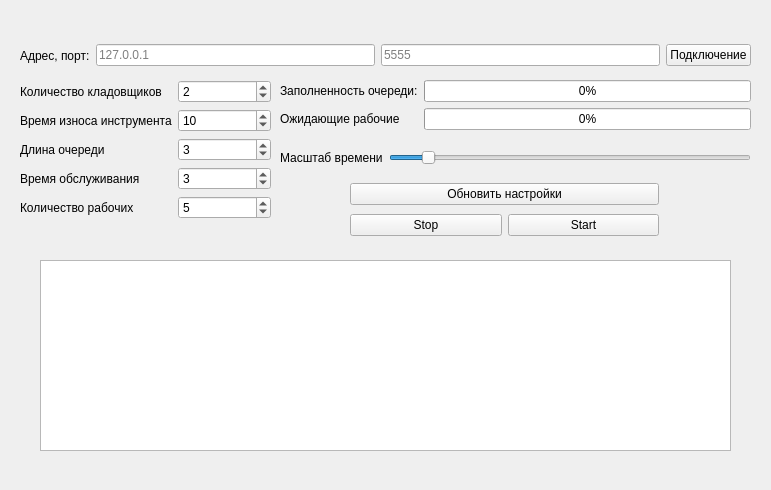
<?xml version="1.0" encoding="UTF-8"?>
<ui version="4.0">
 <class>Form</class>
 <widget class="QWidget" name="Form">
  <property name="geometry">
   <rect>
    <x>0</x>
    <y>0</y>
    <width>771</width>
    <height>490</height>
   </rect>
  </property>
  <property name="windowTitle">
   <string>Курсовая работа</string>
  </property>
  <widget class="QWidget" name="formLayoutWidget">
   <property name="geometry">
    <rect>
     <x>20</x>
     <y>80</y>
     <width>251</width>
     <height>161</height>
    </rect>
   </property>
   <layout class="QFormLayout" name="formLayout">
    <item row="0" column="1">
     <widget class="QSpinBox" name="stockmans">
      <property name="minimum">
       <number>1</number>
      </property>
      <property name="maximum">
       <number>10</number>
      </property>
      <property name="value">
       <number>2</number>
      </property>
     </widget>
    </item>
    <item row="1" column="0">
     <widget class="QLabel" name="label_2">
      <property name="text">
       <string>Время износа инструмента</string>
      </property>
     </widget>
    </item>
    <item row="1" column="1">
     <widget class="QSpinBox" name="time_of_work">
      <property name="minimum">
       <number>1</number>
      </property>
      <property name="value">
       <number>10</number>
      </property>
     </widget>
    </item>
    <item row="2" column="0">
     <widget class="QLabel" name="label_3">
      <property name="text">
       <string>Длина очереди</string>
      </property>
     </widget>
    </item>
    <item row="2" column="1">
     <widget class="QSpinBox" name="queue_length">
      <property name="minimum">
       <number>1</number>
      </property>
      <property name="value">
       <number>3</number>
      </property>
     </widget>
    </item>
    <item row="3" column="0">
     <widget class="QLabel" name="label_4">
      <property name="text">
       <string>Время обслуживания</string>
      </property>
     </widget>
    </item>
    <item row="3" column="1">
     <widget class="QSpinBox" name="speed_of_service">
      <property name="minimum">
       <number>1</number>
      </property>
      <property name="maximum">
       <number>10</number>
      </property>
      <property name="value">
       <number>3</number>
      </property>
     </widget>
    </item>
    <item row="4" column="0">
     <widget class="QLabel" name="label_5">
      <property name="text">
       <string>Количество рабочих</string>
      </property>
     </widget>
    </item>
    <item row="4" column="1">
     <widget class="QSpinBox" name="workers">
      <property name="minimum">
       <number>1</number>
      </property>
      <property name="maximum">
       <number>15</number>
      </property>
      <property name="value">
       <number>5</number>
      </property>
     </widget>
    </item>
    <item row="0" column="0">
     <widget class="QLabel" name="label">
      <property name="text">
       <string>Количество кладовщиков</string>
      </property>
     </widget>
    </item>
   </layout>
  </widget>
  <widget class="QWidget" name="formLayoutWidget_2">
   <property name="geometry">
    <rect>
     <x>280</x>
     <y>80</y>
     <width>471</width>
     <height>61</height>
    </rect>
   </property>
   <layout class="QFormLayout" name="formLayout_2">
    <item row="0" column="0">
     <widget class="QLabel" name="label_6">
      <property name="text">
       <string>Заполненность очереди:</string>
      </property>
     </widget>
    </item>
    <item row="0" column="1">
     <widget class="QProgressBar" name="queue_bar">
      <property name="value">
       <number>0</number>
      </property>
     </widget>
    </item>
    <item row="1" column="1">
     <widget class="QProgressBar" name="workers_bar">
      <property name="value">
       <number>0</number>
      </property>
      <property name="textVisible">
       <bool>true</bool>
      </property>
     </widget>
    </item>
    <item row="1" column="0">
     <widget class="QLabel" name="label_7">
      <property name="text">
       <string>Ожидающие рабочие</string>
      </property>
     </widget>
    </item>
   </layout>
  </widget>
  <widget class="QWidget" name="horizontalLayoutWidget_2">
   <property name="geometry">
    <rect>
     <x>20</x>
     <y>40</y>
     <width>731</width>
     <height>31</height>
    </rect>
   </property>
   <layout class="QHBoxLayout" name="horizontalLayout_2">
    <item>
     <widget class="QLabel" name="label_8">
      <property name="text">
       <string>Адрес, порт:</string>
      </property>
     </widget>
    </item>
    <item>
     <widget class="QLineEdit" name="addr">
      <property name="placeholderText">
       <string>127.0.0.1</string>
      </property>
     </widget>
    </item>
    <item>
     <widget class="QLineEdit" name="port">
      <property name="placeholderText">
       <string>5555</string>
      </property>
     </widget>
    </item>
    <item>
     <widget class="QPushButton" name="connect">
      <property name="text">
       <string>Подключение</string>
      </property>
     </widget>
    </item>
   </layout>
  </widget>
  <widget class="QGraphicsView" name="graphicsView">
   <property name="geometry">
    <rect>
     <x>40</x>
     <y>260</y>
     <width>691</width>
     <height>191</height>
    </rect>
   </property>
  </widget>
  <widget class="QWidget" name="verticalLayoutWidget">
   <property name="geometry">
    <rect>
     <x>350</x>
     <y>180</y>
     <width>309</width>
     <height>61</height>
    </rect>
   </property>
   <layout class="QVBoxLayout" name="verticalLayout">
    <item>
     <widget class="QPushButton" name="update_settings">
      <property name="text">
       <string>Обновить настройки</string>
      </property>
     </widget>
    </item>
    <item>
     <layout class="QHBoxLayout" name="horizontalLayout">
      <item>
       <widget class="QPushButton" name="stop">
        <property name="text">
         <string>Stop</string>
        </property>
       </widget>
      </item>
      <item>
       <widget class="QPushButton" name="start">
        <property name="text">
         <string>Start</string>
        </property>
       </widget>
      </item>
     </layout>
    </item>
   </layout>
  </widget>
  <widget class="QLabel" name="info">
   <property name="geometry">
    <rect>
     <x>20</x>
     <y>460</y>
     <width>731</width>
     <height>21</height>
    </rect>
   </property>
   <property name="text">
    <string/>
   </property>
  </widget>
  <widget class="QWidget" name="formLayoutWidget_3">
   <property name="geometry">
    <rect>
     <x>280</x>
     <y>150</y>
     <width>471</width>
     <height>21</height>
    </rect>
   </property>
   <layout class="QFormLayout" name="formLayout_3">
    <item row="0" column="0">
     <widget class="QLabel" name="label_9">
      <property name="text">
       <string>Масштаб времени</string>
      </property>
     </widget>
    </item>
    <item row="0" column="1">
     <widget class="QSlider" name="time_scale">
      <property name="minimum">
       <number>-1</number>
      </property>
      <property name="maximum">
       <number>10</number>
      </property>
      <property name="tracking">
       <bool>true</bool>
      </property>
      <property name="orientation">
       <enum>Qt::Horizontal</enum>
      </property>
      <property name="invertedAppearance">
       <bool>false</bool>
      </property>
      <property name="invertedControls">
       <bool>false</bool>
      </property>
     </widget>
    </item>
   </layout>
  </widget>
 </widget>
 <resources/>
 <connections/>
</ui>
